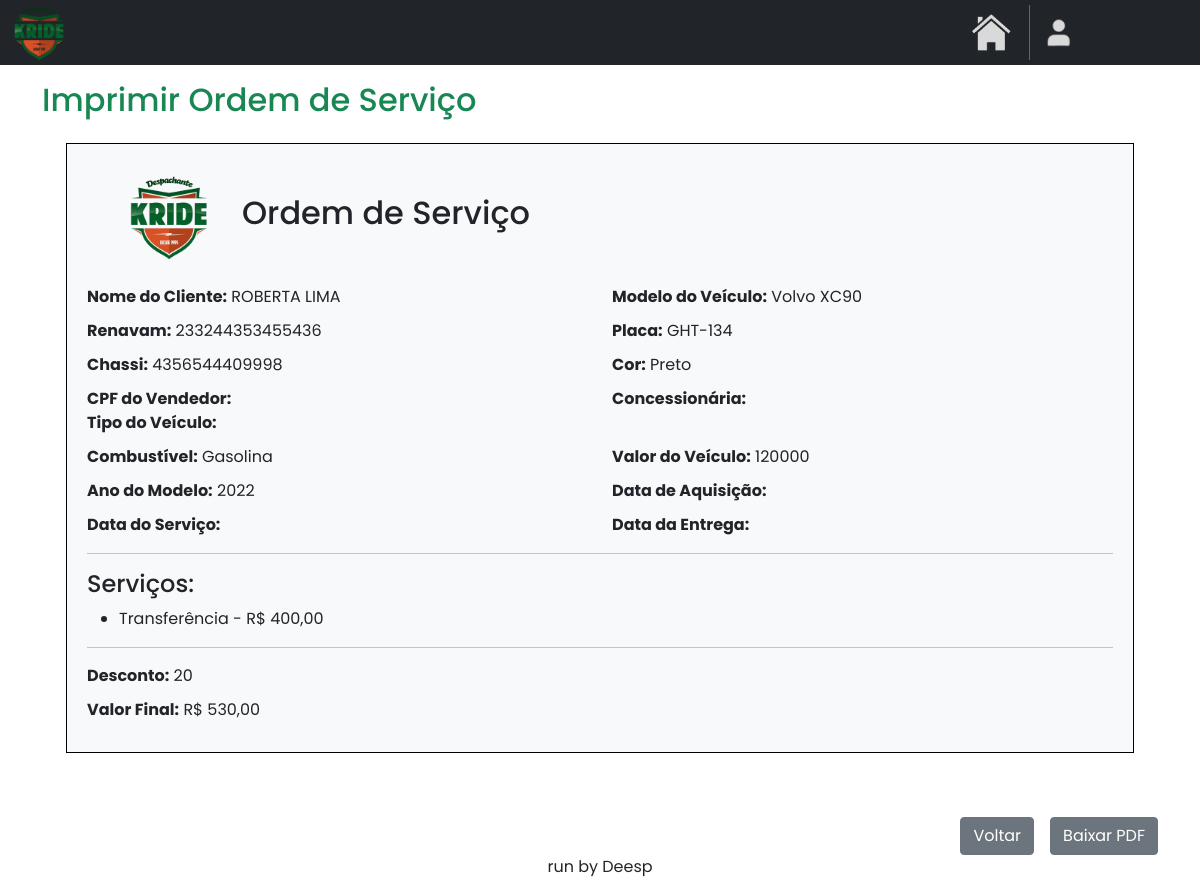
Before: /home/imprimir_os/41 with the older database file.
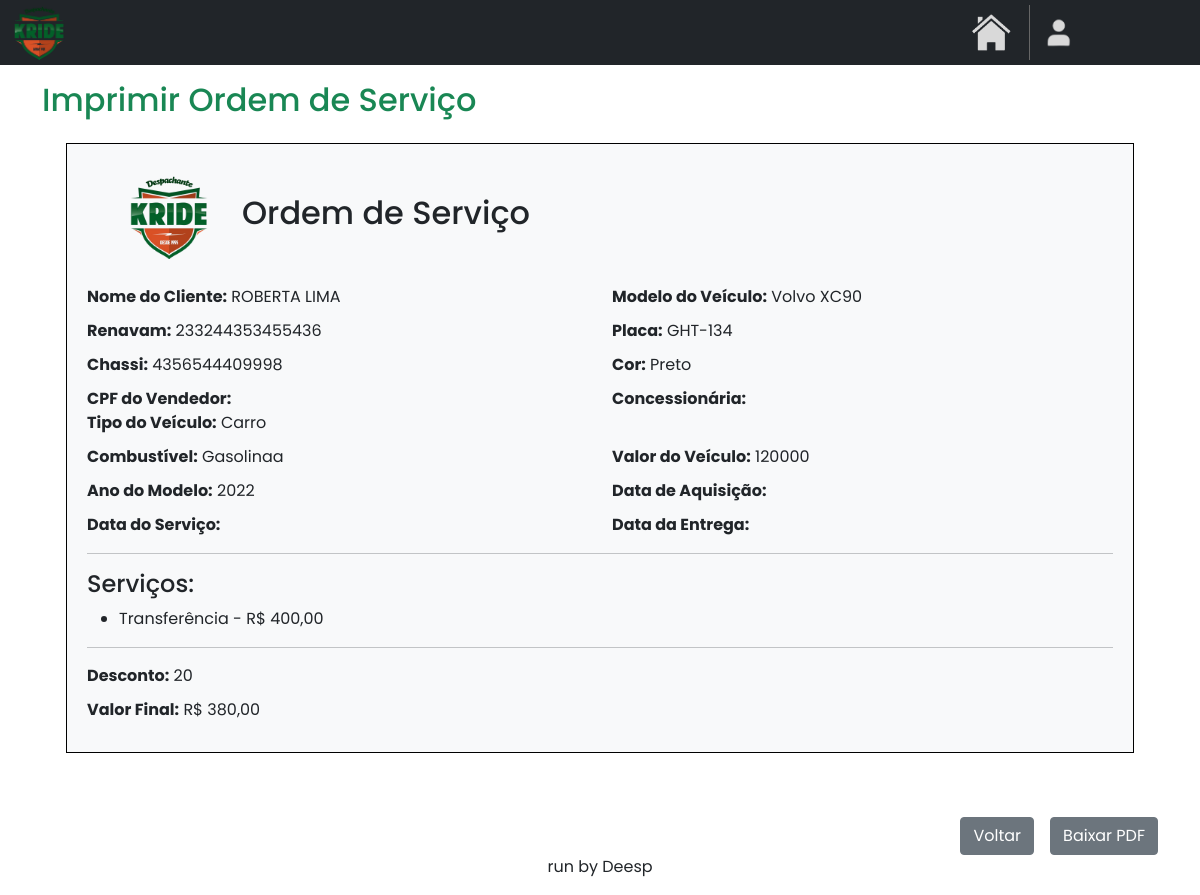
After: the same page with the newer database file.
### OS/models.py (models this page shows)
class OrdemServico(models.Model):
    renavam = models.CharField(max_length=50)
    placa = models.CharField(max_length=15)
    cliente_id = models.ForeignKey(Cliente, on_delete=models.CASCADE)
    nome_cliente = models.CharField(max_length=40)
    chassi = models.CharField(max_length=30, default='')
    cor = models.CharField(max_length=20, default='')
    combustivel = models.CharField(max_length=15, default='')
    modelo = models.CharField(max_length=25, default='')
    valor_veiculo = models.CharField(max_length=15, default='')
    ano_modelo = models.CharField(max_length=10, default='')
    pendencias = models.CharField(max_length=30, default='')
    data_entrega = models.DateField(null=True, blank=True)
    data_aq = models.DateField(null=True, blank=True)
    data_servico = models.DateField(default=datetime.date.today)
    desconto = models.CharField(max_length=20, default='')
    valor_f = models.CharField(max_length=20, default='')
    observacoes = models.TextField(blank=True, null=True)
    status = models.CharField(max_length=20, default='')
    cpf_vendedor = models.CharField(max_length=20, default='')
    concessionaria = models.CharField(max_length=30, default='')
    tipo_veiculo = models.CharField(max_length=15, default='')

### OS/views.py (the view)
# urls.py: path('imprimir_os/<str:id>', osviews.imprimir_os, name='imprimir_os'),
def imprimir_os(request, id):
    ordem_servico = get_object_or_404(OrdemServico, pk=id)
    servicos = Servico_os.objects.filter(os_id=ordem_servico).select_related('servico_id')
    return render(request, 'imprimir_os.html', {'ordem_servico': ordem_servico, 'servicos_os': servicos})

### OS/templates/imprimir_os.html (shortened to what this page needs)
{% extends "base.html" %}
{% load static %}
{% block content %}
<!DOCTYPE html>
<html lang="pt-BR">
<head>
    <link href="https://cdn.jsdelivr.net/npm/bootstrap@5.0.2/dist/css/bootstrap.min.css" rel="stylesheet">
</head>
<body>
    <div class="container mt-3 custom-container">
        <div class="d-flex justify-content-start align-items-center">
            <h2 class="me-auto text-success">Imprimir Ordem de Serviço</h2>
        </div>
        <div class="container mt-3">
            {% include 'os-pdf_export.html' %}
        </div>
        <div class="d-flex justify-content-end align-items-center" style="margin-top: 40px;">
            <a href="{% url 'ordem_servico' %}" class="btn btn-secondary me-3 mt-4">Voltar</a>
            <a href="{% url 'pdf_export' ordem_servico.id %}" class="btn btn-secondary mt-4" download>Baixar PDF</a>
        </div>
    </div>
</body>
</html>
{% endblock %}

### OS/templates/os-pdf_export.html (shortened to what this page needs)
{% load static %}
<!DOCTYPE html>
<html lang="en">
<head>
    <link href="https://cdn.jsdelivr.net/npm/bootstrap@5.0.2/dist/css/bootstrap.min.css" rel="stylesheet">
</head>
<body>
    <div class="container-fluid">
        <div class="order-details">
            <div class="order-header">
                <img src="{{ site_url }}{% static 'images/logo1.png' %}" style="width: 85px; height: 85px">
                <h2 class="text-center">Ordem de Serviço</h2>
            </div>
            <div class="row mt-3">
                <div class="col-md-6">
                    <strong class="name">Nome do Cliente:</strong> {{ ordem_servico.nome_cliente|upper }}
                </div>
                <div class="col-md-6">
                    <strong>Modelo do Veículo:</strong> {{ ordem_servico.modelo }}
                </div>
            </div>
            <div class="row">
                <div class="col-md-6">
                    <strong>Renavam:</strong> {{ ordem_servico.renavam }}
                </div>
                <div class="col-md-6">
                    <strong>Placa:</strong> {{ ordem_servico.placa }}
                </div>
            </div>
            <div class="row">
                <div class="col-md-6">
                    <strong>Chassi:</strong> {{ ordem_servico.chassi }}
                </div>
                <div class="col-md-6">
                    <strong>Cor:</strong> {{ ordem_servico.cor }}
                </div>
            </div>
            <div class="row">
                <div class="col-md-6">
                    <strong>CPF do Vendedor:</strong> {{ ordem_servico.cpf_vendedor }}
                </div>
                <div class="col-md-6">
                    <strong>Concessionária:</strong> {{ ordem_servico.concessionaria }}
                </div>
                <div class="col-md-6">
                    <strong>Tipo do Veículo:</strong> {{ ordem_servico.tipo_veiculo }}
                </div>
            </div>
            <div class="row">
                <div class="col-md-6">
                    <strong>Combustível:</strong> {{ ordem_servico.combustivel }}
                </div>
                <div class="col-md-6">
                    <strong>Valor do Veículo:</strong> {{ ordem_servico.valor_veiculo }}
                </div>
            </div>
            <div class="row">
                <div class="col-md-6">
                    <strong>Ano do Modelo:</strong> {{ ordem_servico.ano_modelo }}
                </div>
                <div class="col-md-6">
                    <strong>Data de Aquisição:</strong> {{ data.data_aq }}
                </div>
            </div>
            <div class="row">
                <div class="col-md-6">
                    <strong>Data do Serviço:</strong> {{ data.data_servico }}
                </div>
                <div class="col-md-6">
                    <strong>Data da Entrega:</strong> {{ data.data_entrega }}
                </div>
            </div>
            <hr>
            <div>
                <h4>Serviços:</h4>
                <ul>
                    {% for servico_os in servicos_os %}
                        <li>{{ servico_os.servico_id.descricao }} - R$ {{ servico_os.servico_id.valor_total }}</li>
                    {% endfor %}
                </ul>
            </div>
            <hr>
            <div class="row">
                <div class="col-md-6">
                    <strong>Desconto:</strong> {{ ordem_servico.desconto }}
                </div>
            </div>
            <div class="row">
                <div class="col-md-6">
                    <strong>Valor Final:</strong> R$ {{ ordem_servico.valor_f }}
                </div>
            </div>
        </div>
    </div>
</body>
</html>

Changed rows visible on the page:
changed OrdemServico "ROBERTA LIMA": tipo_veiculo (not shown) → "Carro"; combustivel "Gasolina" → "Gasolinaa"; valor_f "530,00" → "380,00"
